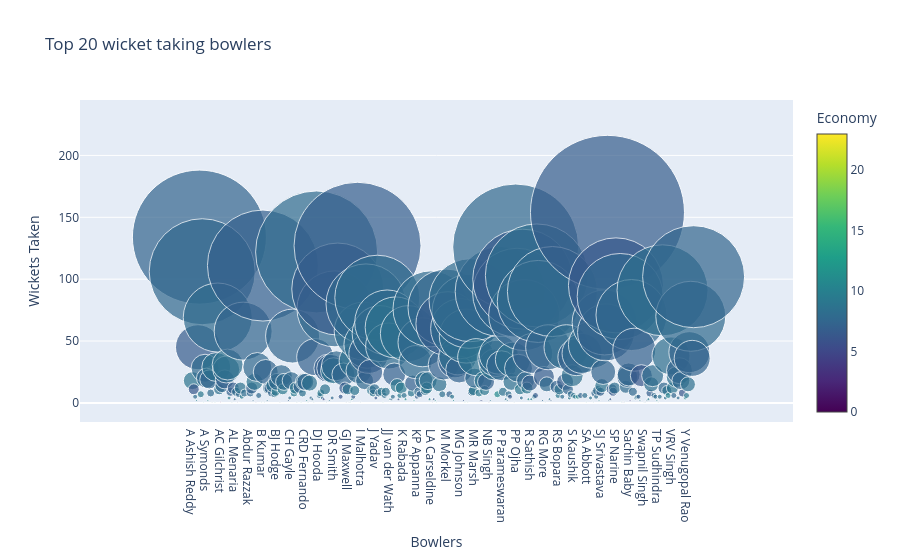

Notebook code for this chart:
### Code cell
trace = go.Scatter(
    y=bowlers['wickets'],
    x=bowlers['bowler'],
    mode='markers',
    marker=dict(
        size=bowlers['wickets'].values,
        color=bowlers['economy'].values,
        colorscale='Viridis',
        showscale=True,
        colorbar=dict(title='Economy')
    ),
    text=bowlers['overs'].values
)

data = [trace]

layout = go.Layout(
    autosize=True,
    title='Top 20 wicket taking bowlers',
    hovermode='closest',
    xaxis=dict(
        showgrid=False,
        zeroline=False,
        showline=False,
        title='Bowlers'
    ),
    yaxis=dict(
        title='Wickets Taken'
    ),
    showlegend=False
)

fig = go.Figure(data=data, layout=layout)

fig.show()

### Figure 1 — Plotly figure (JSON) as saved in the notebook; plotly's stock layout.template omitted (floating-point values rounded to 4 significant figures; data arrays with more than 128 entries replaced by an {"elided": "..."} marker saying what was removed)
{"data": [{"marker": {"color": {"elided": "356 float values"}, "colorbar": {"title": {"text": "Economy"}}, "colorscale": [[0, "#440154"], [0.1111, "#482878"], [0.2222, "#3e4989"], [0.3333, "#31688e"], [0.4444, "#26828e"], [0.5556, "#1f9e89"], [0.6667, "#35b779"], [0.7778, "#6ece58"], [0.8889, "#b5de2b"], [1, "#fde725"]], "showscale": true, "size": {"elided": "356 float values"}}, "mode": "markers", "text": {"elided": "356 float values"}, "type": "scatter", "x": {"elided": "356 str values"}, "y": {"elided": "356 float values"}}], "layout": {"autosize": true, "hovermode": "closest", "showlegend": false, "title": {"text": "Top 20 wicket taking bowlers"}, "xaxis": {"showgrid": false, "showline": false, "title": {"text": "Bowlers"}, "zeroline": false}, "yaxis": {"title": {"text": "Wickets Taken"}}}}
